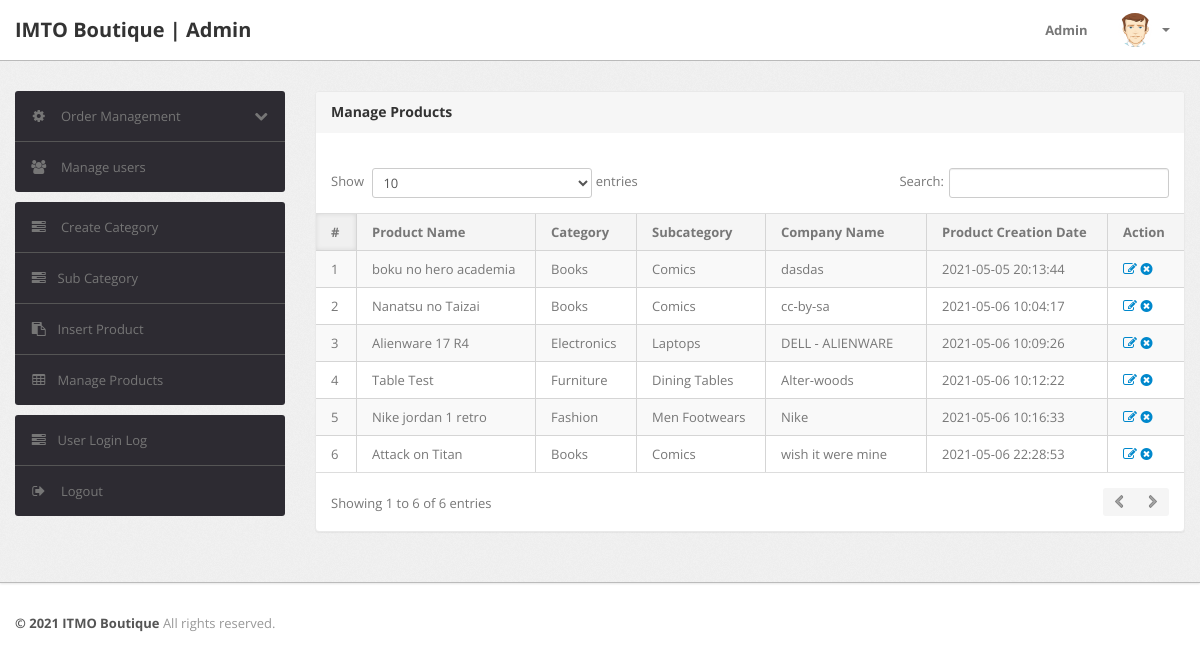
/admin/manage-products.php (signed in), run on the app's committed database.
### tables this page shows
CREATE TABLE IF NOT EXISTS `products` (
  `id` int(11) NOT NULL AUTO_INCREMENT,
  `category` int(11) NOT NULL,
  `subCategory` int(11) DEFAULT NULL,
  `productName` varchar(255) DEFAULT NULL,
  `productCompany` varchar(255) DEFAULT NULL,
  `productPrice` int(11) DEFAULT NULL,
  `productPriceBeforeDiscount` int(11) DEFAULT NULL,
  `productDescription` longtext DEFAULT NULL,
  `productImage1` varchar(255) DEFAULT NULL,
  `productImage2` varchar(255) DEFAULT NULL,
  `productImage3` varchar(255) DEFAULT NULL,
  `shippingCharge` int(11) DEFAULT NULL,
  `productAvailability` varchar(255) DEFAULT NULL,
  `postingDate` timestamp NULL DEFAULT current_timestamp(),
  `updationDate` varchar(255) DEFAULT NULL,
  PRIMARY KEY (`id`)
);

CREATE TABLE IF NOT EXISTS `category` (
  `id` int(11) NOT NULL AUTO_INCREMENT,
  `categoryName` varchar(255) DEFAULT NULL,
  `categoryDescription` longtext DEFAULT NULL,
  `creationDate` timestamp NOT NULL DEFAULT current_timestamp(),
  `updationDate` varchar(255) DEFAULT NULL,
  PRIMARY KEY (`id`)
);

CREATE TABLE IF NOT EXISTS `subcategory` (
  `id` int(11) NOT NULL AUTO_INCREMENT,
  `categoryid` int(11) DEFAULT NULL,
  `subcategory` varchar(255) DEFAULT NULL,
  `creationDate` timestamp NULL DEFAULT current_timestamp(),
  `updationDate` varchar(255) DEFAULT NULL,
  PRIMARY KEY (`id`)
);

### admin/manage-products.php (the view, shortened to what this page needs)
<?php
include('include/config.php');
if(strlen($_SESSION['alogin'])==0)
	{
header('location:index.php');
}
else{
?>
<!DOCTYPE html>
<html lang="en">
<head>
	<link type="text/css" href="bootstrap/css/bootstrap.min.css" rel="stylesheet">
	<link type="text/css" href="bootstrap/css/bootstrap-responsive.min.css" rel="stylesheet">
	<link type="text/css" href="css/theme.css" rel="stylesheet">
	<link type="text/css" href="images/icons/css/font-awesome.css" rel="stylesheet">
</head>
<body>
<?php include('include/header.php');?>
	<div class="wrapper">
		<div class="container">
			<div class="row">
<?php include('include/sidebar.php');?>
			<div class="span9">
					<div class="content">
	<div class="module">
							<div class="module-head">
								<h3>Manage Products</h3>
							</div>
							<div class="module-body table">
									<br />
								<table cellpadding="0" cellspacing="0" border="0" class="datatable-1 table table-bordered table-striped	 display" width="100%">
									<thead>
										<tr>
											<th>#</th>
											<th>Product Name</th>
											<th>Category </th>
											<th>Subcategory</th>
											<th>Company Name</th>
											<th>Product Creation Date</th>
											<th>Action</th>
										</tr>
									</thead>
									<tbody>
<?php $query=mysqli_query($con,"select products.*,category.categoryName,subcategory.subcategory from products join category on category.id=products.category join subcategory on subcategory.id=products.subCategory");
$cnt=1;
while($row=mysqli_fetch_array($query))
{
?>
										<tr>
											<td><?php echo htmlentities($cnt);?></td>
											<td><?php echo htmlentities($row['productName']);?></td>
											<td><?php echo htmlentities($row['categoryName']);?></td>
											<td> <?php echo htmlentities($row['subcategory']);?></td>
											<td><?php echo htmlentities($row['productCompany']);?></td>
											<td><?php echo htmlentities($row['postingDate']);?></td>
											<td>
											<a href="edit-products.php?id=<?php echo $row['id']?>" ><i class="icon-edit"></i></a>
											<a href="manage-products.php?id=<?php echo $row['id']?>&del=delete" onClick="return confirm('Are you sure you want to delete?')"><i class="icon-remove-sign"></i></a></td>
										</tr>
										<?php $cnt=$cnt+1; } ?>
								</table>
							</div>
						</div>
					</div>
				</div>
			</div>
		</div>
	</div>
<?php include('include/footer.php');?>
</body>
<?php } ?>

### data on the page
products: productName "boku no hero academia", category.categoryName "Books", subcategory.subcategory "Comics", productCompany "dasdas", postingDate "2021-05-05 20:13:44"
products: productName "Nanatsu no Taizai", category.categoryName "Books", subcategory.subcategory "Comics", productCompany "cc-by-sa", postingDate "2021-05-06 10:04:17"
products: productName "Alienware 17 R4", category.categoryName "Electronics", subcategory.subcategory "Laptops", productCompany "DELL - ALIENWARE", postingDate "2021-05-06 10:09:26"
products: productName "Table Test", category.categoryName "Furniture", subcategory.subcategory "Dining Tables", productCompany "Alter-woods", postingDate "2021-05-06 10:12:22"
products: productName "Nike jordan 1 retro", category.categoryName "Fashion", subcategory.subcategory "Men Footwears", productCompany "Nike", postingDate "2021-05-06 10:16:33"
products: productName "Attack on Titan", category.categoryName "Books", subcategory.subcategory "Comics", productCompany "wish it were mine", postingDate "2021-05-06 22:28:53"
